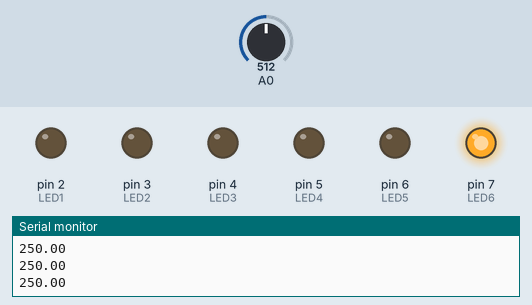
Bench run of a sketch on a simulated Arduino Uno, built with avr-gcc and run on an emulated ATmega328P. On the bench: output pins drawn as LEDs (lit = HIGH), the last lines printed to the serial monitor. The inputs (shaded band) are chosen by the test bench; at power-on: A0 = 512.

Above: at 1.3 s.
1.4 s: A0 set to 62
2.9 s: A0 set to 55
At 4.2 s:
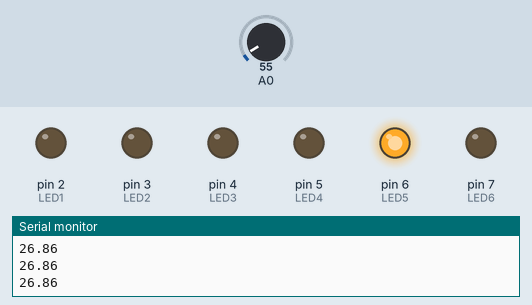
4.5 s: A0 set to 17
At 5.5 s:
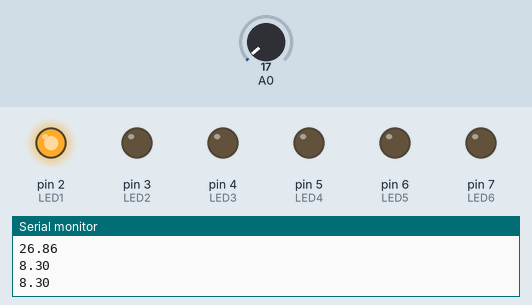
6.0 s: A0 set to 122
At 6.6 s:
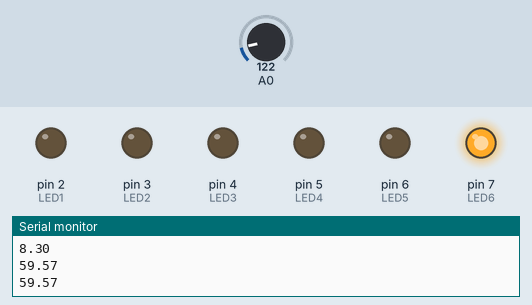
7.5 s: A0 set to 16
At 7.9 s:
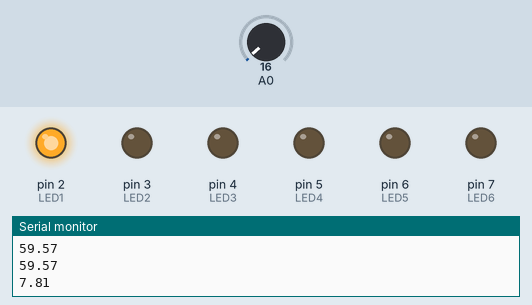
Timing chart, 0 to 10.0 s (numbered marks = the images above; inputs shaded):
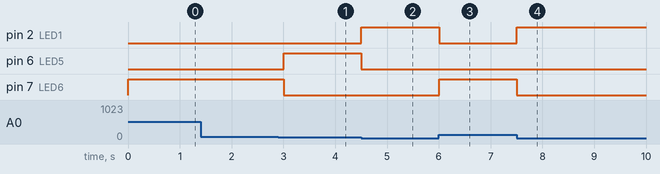

Measured:
- the behaviour switches between 56 and 55 on A0 (found by bisection; images 0 and 1)
- after the input at 2.9 s, pin 6 (LED5): LOW → HIGH after 0.10 s; pin 7 (LED6): HIGH → LOW after 0.10 s
- after the input at 4.5 s, pin 2 (LED1): LOW → HIGH at once; pin 6 (LED5): HIGH → LOW at once
- after the input at 6.0 s, pin 2 (LED1): HIGH → LOW at once; pin 7 (LED6): LOW → HIGH at once
- after the input at 7.5 s, pin 2 (LED1): LOW → HIGH at once; pin 7 (LED6): HIGH → LOW at once

The sketch:

lab4.ino
```cpp
int LED1 = 2;
int LED2 = 3;
int LED3 = 4;
int LED4 = 5;
int LED5 = 6;
int LED6 = 7;

void setup() {
  pinMode(LED1,OUTPUT);
  pinMode(LED2,OUTPUT);
  pinMode(LED3,OUTPUT);
  pinMode(LED4,OUTPUT);
  pinMode(LED5,OUTPUT);
  pinMode(LED6,OUTPUT);
  Serial.begin(9600);
}

void loop() {
 int val = analogRead(A0);
 float temp = (5.0 * val * 100.0) /1024;
 Serial.println(temp);
 if(temp > 27)
 {
  digitalWrite(LED1,LOW);
  digitalWrite(LED2,LOW);
  digitalWrite(LED3,LOW);
  digitalWrite(LED4,LOW);
  digitalWrite(LED5,LOW);
  digitalWrite(LED6,HIGH);
 }
 else if(temp > 26)
 {
  digitalWrite(LED1,LOW);
  digitalWrite(LED2,LOW);
  digitalWrite(LED3,LOW);
  digitalWrite(LED4,LOW);
  digitalWrite(LED5,HIGH);
  digitalWrite(LED6,LOW);
 }
 else if(temp > 25.5)
 {
  digitalWrite(LED1,LOW);
  digitalWrite(LED2,LOW);
  digitalWrite(LED3,LOW);
  digitalWrite(LED4,HIGH);
  digitalWrite(LED5,LOW);
  digitalWrite(LED6,LOW);
 }
 else if(temp > 25)
 {
  digitalWrite(LED1,LOW);
  digitalWrite(LED2,LOW);
  digitalWrite(LED3,HIGH);
  digitalWrite(LED4,LOW);
  digitalWrite(LED5,LOW);
  digitalWrite(LED6,LOW);
 }
 else if(temp > 24.5)
 {
  digitalWrite(LED1,LOW);
  digitalWrite(LED2,HIGH);
  digitalWrite(LED3,LOW);
  digitalWrite(LED4,LOW);
  digitalWrite(LED5,LOW);
  digitalWrite(LED6,LOW);
 }
 else
 {
  digitalWrite(LED1,HIGH);
  digitalWrite(LED2,LOW);
  digitalWrite(LED3,LOW);
  digitalWrite(LED4,LOW);
  digitalWrite(LED5,LOW);
  digitalWrite(LED6,LOW);
 }
 delay(500);
}
```
